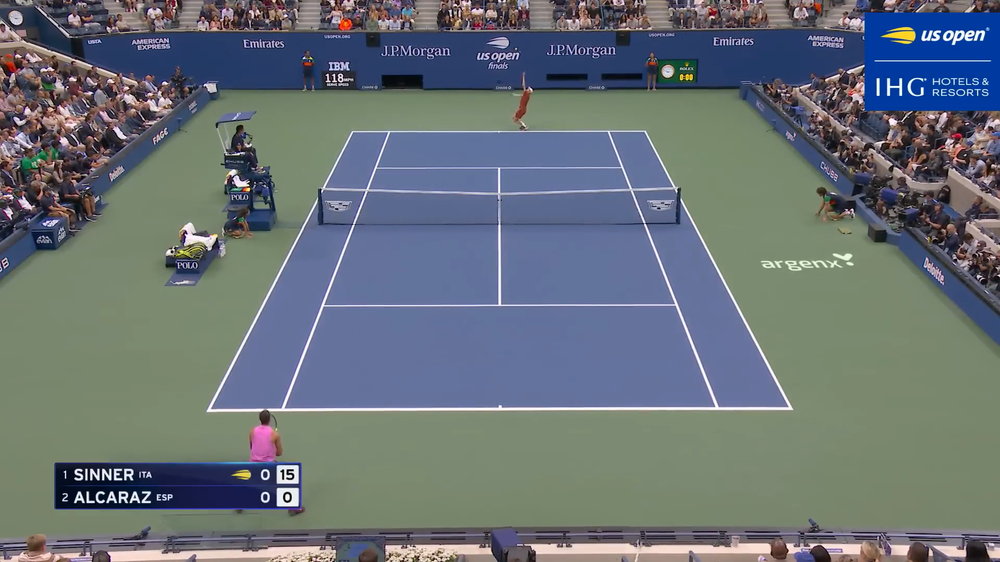
#> input picture tenisUSOpen/dataset/train/images/img1.png, 1000 x 562 px, shrunk from 1919 x 1079 before the run, found by its file name; its folder holds only this picture in this run
$ python 9.superpos_metricas.py
#> lines starting #> are read from the running program, lines starting #| are printed output that depends on the picture; after the words box and inside, x2 and y2 are one past the last pixel; in counts of white or black regions, pixels touching at a corner belong together
import cv2
import numpy as np
import os

DIR_IMAGES = "dataset/images"
DIR_MASKS_MANUAL = "dataset/train/masks_gruesas"
DIR_MASKS_AUTO = "dataset/output_lineas_auto_gruesas"

DIR_OUT_MANUAL = "dataset/overlays_manuales"
DIR_OUT_AUTO = "dataset/overlays_automaticas"

os.makedirs(DIR_OUT_MANUAL, exist_ok=True)
os.makedirs(DIR_OUT_AUTO, exist_ok=True)

def calcular_metricas(mask_true, mask_pred):
    y_true = (mask_true > 127).astype(np.uint8)
    y_pred = (mask_pred > 127).astype(np.uint8)

    intersection = np.logical_and(y_true, y_pred).sum()
    union = np.logical_or(y_true, y_pred).sum()

    iou = intersection / union if union > 0 else 0.0
    dice = (2.0 * intersection) / (y_true.sum() + y_pred.sum()) if (y_true.sum() + y_pred.sum()) > 0 else 0.0

    return iou, dice

def main():
    archivos = [f for f in os.listdir(DIR_IMAGES) if f.lower().endswith(('.jpg', '.png', '.jpeg'))]
    print(f"Procesando {len(archivos)} imágenes para cálculo de métricas...\n")

    for nombre_img in archivos:
        base_name = os.path.splitext(nombre_img)[0]
        ruta_img = os.path.join(DIR_IMAGES, nombre_img)

        ruta_mask_man_png = os.path.join(DIR_MASKS_MANUAL, f"{base_name}.png")
        ruta_mask_man_orig = os.path.join(DIR_MASKS_MANUAL, nombre_img)
        ruta_mask_man = ruta_mask_man_png if os.path.exists(ruta_mask_man_png) else ruta_mask_man_orig

        ruta_mask_auto_png = os.path.join(DIR_MASKS_AUTO, f"{base_name}.png")
        ruta_mask_auto_orig = os.path.join(DIR_MASKS_AUTO, nombre_img)
        ruta_mask_auto = ruta_mask_auto_png if os.path.exists(ruta_mask_auto_png) else ruta_mask_auto_orig

        img_original = cv2.imread(ruta_img)
#> img_original is the input picture: shape (562, 1000, 3); mean B, G, R 118.9, 113.5, 104.9
        mask_manual = cv2.imread(ruta_mask_man, cv2.IMREAD_GRAYSCALE)
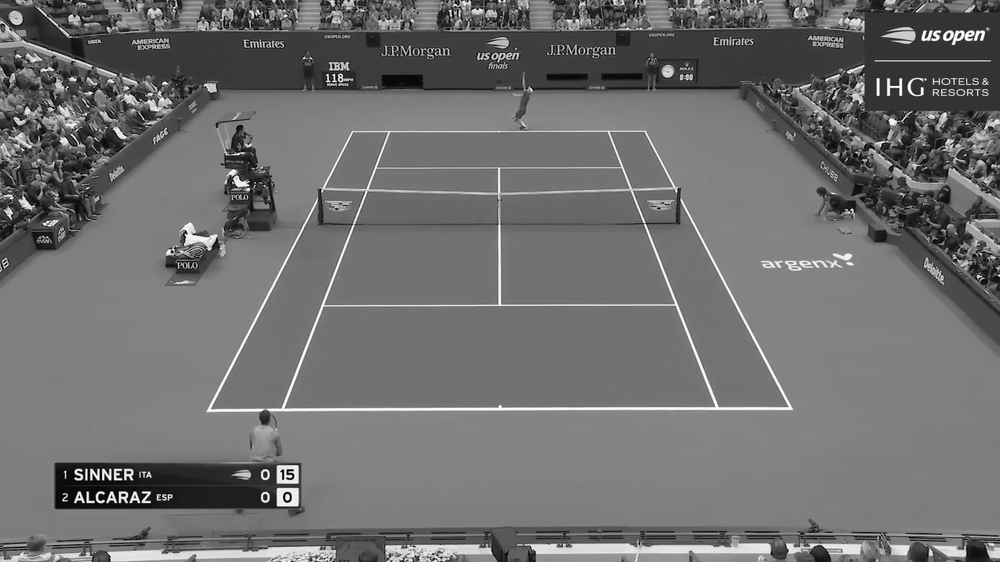
#> mask_manual: shape (562, 1000); min 0, max 255, mean 111
        mask_auto = cv2.imread(ruta_mask_auto, cv2.IMREAD_GRAYSCALE)

        if img_original is None or mask_manual is None or mask_auto is None:
            print(f"Archivos faltantes para {nombre_img}, omitiendo")
            continue

        print(f"Evaluando: {nombre_img}")

        overlay_manual = img_original.copy()
        overlay_auto = img_original.copy()

        overlay_manual[mask_manual == 255] = [0, 0, 255]
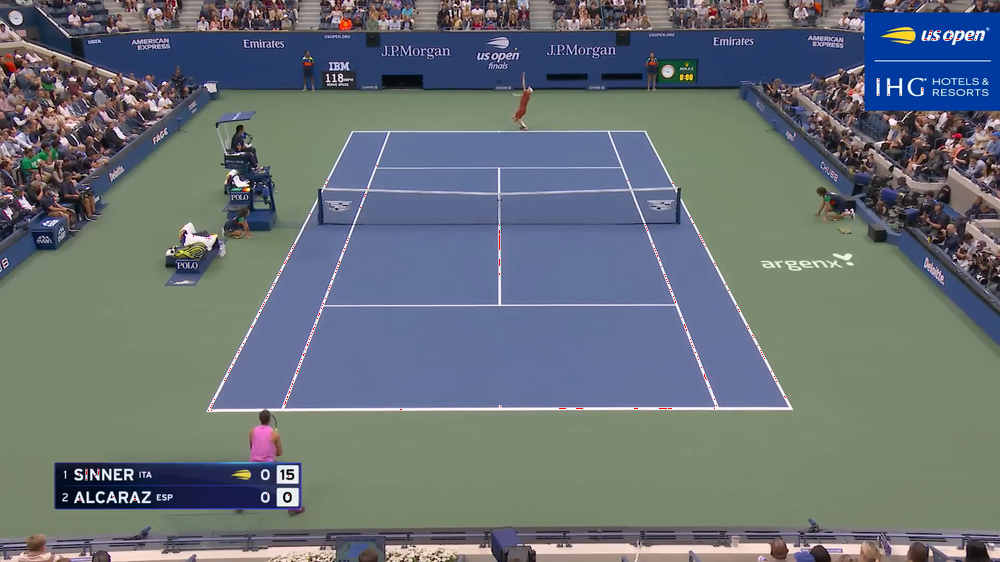
#> overlay_manual: shape (562, 1000, 3); 0.06% of pixels changed, all inside (x1, y1, x2, y2) = (79, 31, 983, 500)
        overlay_auto[mask_auto == 255] = [0, 0, 255]

        cv2.imwrite(os.path.join(DIR_OUT_MANUAL, nombre_img), overlay_manual)
        cv2.imwrite(os.path.join(DIR_OUT_AUTO, nombre_img), overlay_auto)

        iou, dice = calcular_metricas(mask_manual, mask_auto)
#> in calcular_metricas, `y_true = (mask_true > 127).astype(np.uint8)`:
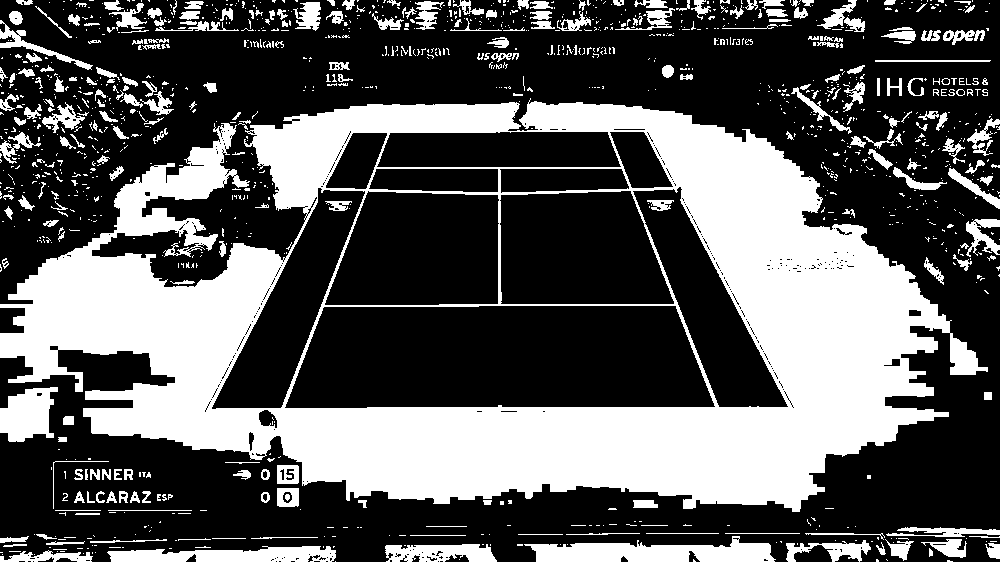
#> y_true: shape (562, 1000); values 0 (black) and 1 (white), 35.1% white; 1231 white regions (964 under 20 px), largest, box (x1, y1, x2, y2) and area: (0, 98, 988, 512) 156104, (524, 536, 776, 562) 4155, (107, 546, 336, 562) 2696
#> in calcular_metricas, `intersection = np.logical_and(y_true, y_pred).sum()`: intersection = 197054
#> in calcular_metricas, `iou = intersection / union if union > 0 else 0.0`: iou = 1
#> iou = 1; dice = 1
        print(f"   -> IoU:  {iou:.4f}")
#|    -> IoU:  1.0000
        print(f"   -> Dice: {dice:.4f}\n")
#|    -> Dice: 1.0000

    print(f"Proceso completado. Overlays guardados en directorios respectivos.")

if __name__ == "__main__":
    main()

$ run again, on tenisUSOpen/dataset/train/images/img2.png
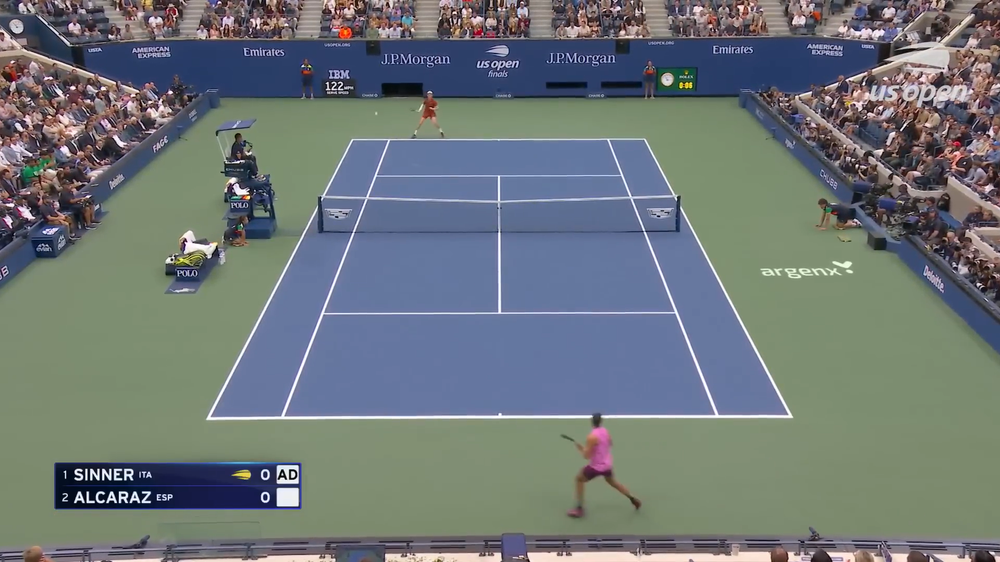
#> input picture tenisUSOpen/dataset/train/images/img2.png, 1000 x 562 px, shrunk from 1919 x 1079 before the run, found by its file name
#> in main, img_original is the input picture: shape (562, 1000, 3); mean B, G, R 120.1, 118.5, 110.6
#> in main, `mask_manual = cv2.imread(ruta_mask_man, cv2.IMREAD_GRAYSCALE)`:
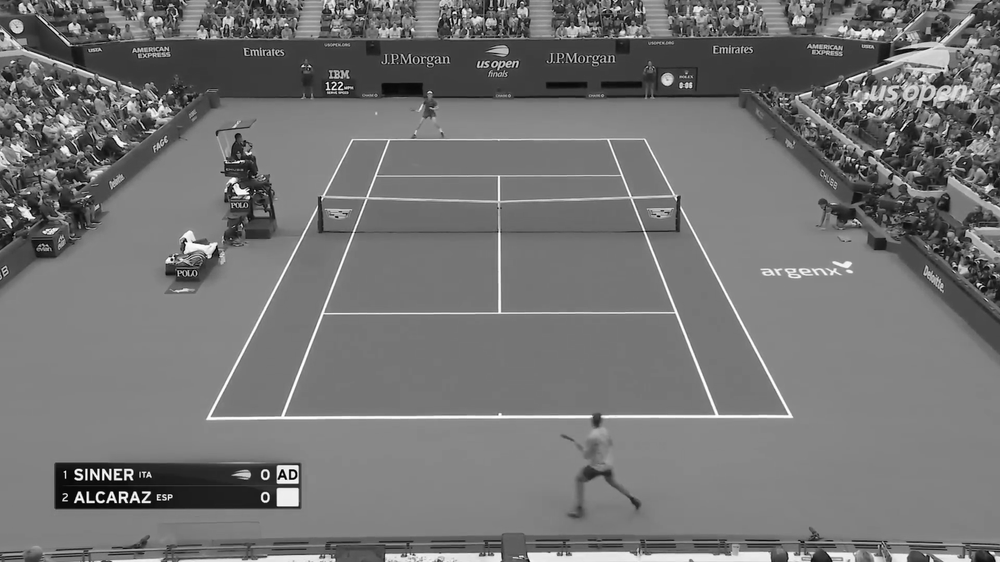
#> mask_manual: shape (562, 1000); min 0, max 255, mean 115.8
#> overlay_manual: shape (562, 1000, 3); 0.07% of pixels changed, all inside (x1, y1, x2, y2) = (31, 84, 902, 500)
#> in calcular_metricas, `y_true = (mask_true > 127).astype(np.uint8)`:
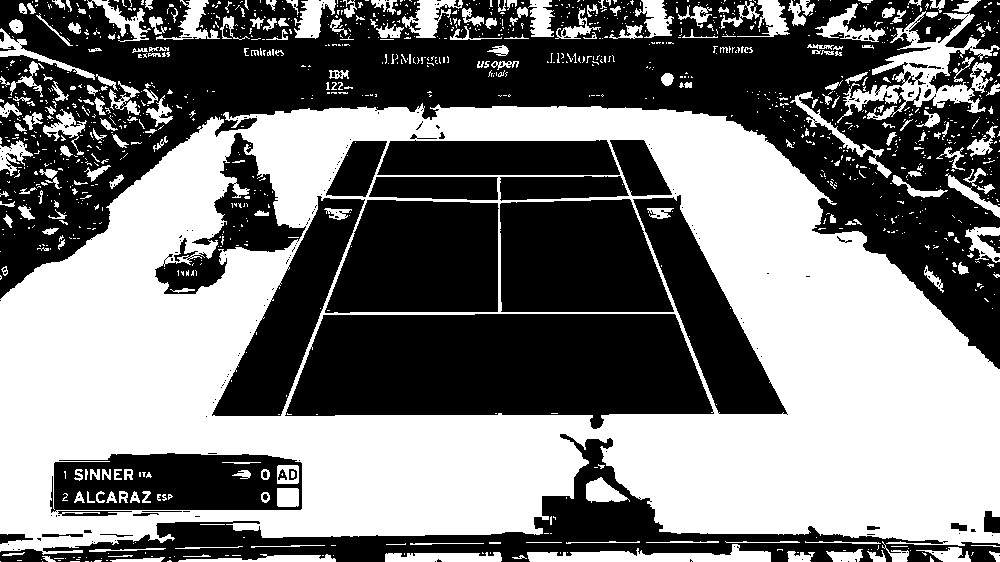
#> y_true: shape (562, 1000); values 0 (black) and 1 (white), 47.8% white; 1265 white regions (1030 under 20 px), largest, box (x1, y1, x2, y2) and area: (0, 103, 1000, 555) 226212, (837, 11, 1000, 123) 5218, (527, 544, 771, 562) 2347
#> intersection = 268720
#> in calcular_metricas, `iou = intersection / union if union > 0 else 0.0`: iou = 1
#|    -> IoU:  1.0000
#|    -> Dice: 1.0000

$ run again, on tenisUSOpen/dataset/train/images/img3.png
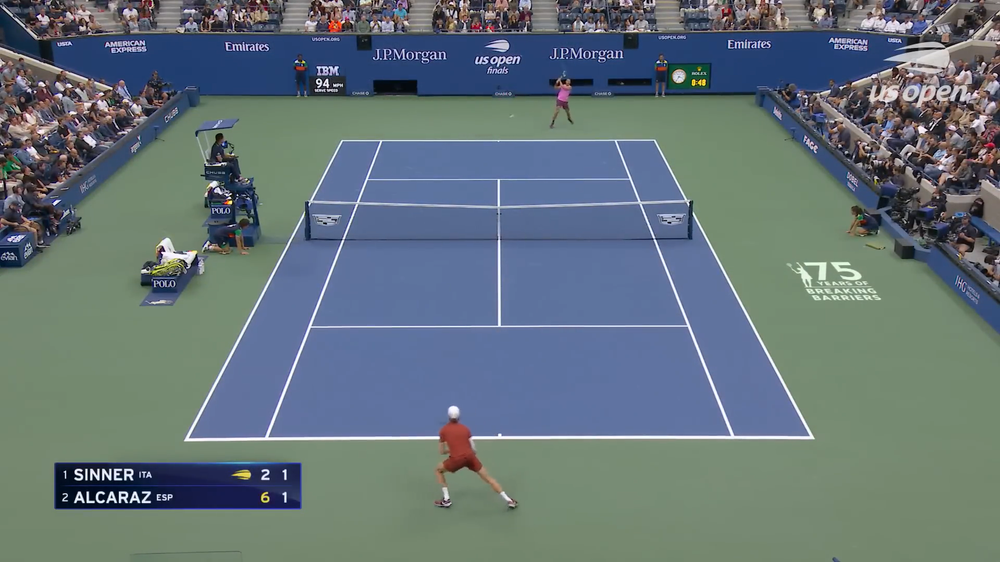
#> input picture tenisUSOpen/dataset/train/images/img3.png, 1000 x 562 px, shrunk from 1919 x 1079 before the run, found by its file name
#> in main, img_original is the input picture: shape (562, 1000, 3); mean B, G, R 121, 115.7, 101
#> in main, `mask_manual = cv2.imread(ruta_mask_man, cv2.IMREAD_GRAYSCALE)`:
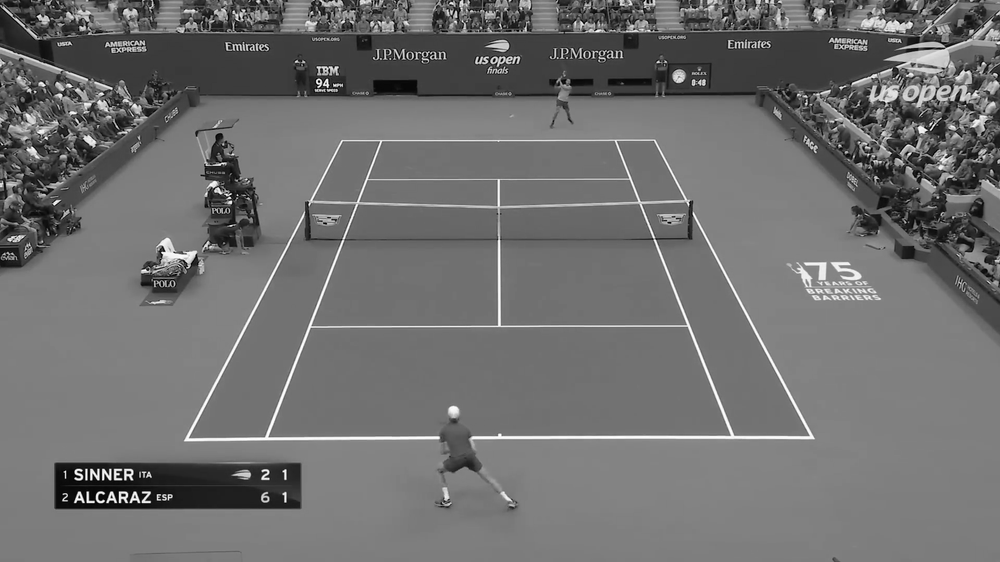
#> mask_manual: shape (562, 1000); min 0, max 255, mean 111.4
#> overlay_manual: shape (562, 1000, 3); 0.01% of pixels changed, all inside (x1, y1, x2, y2) = (77, 31, 698, 500)
#> in calcular_metricas, `y_true = (mask_true > 127).astype(np.uint8)`:
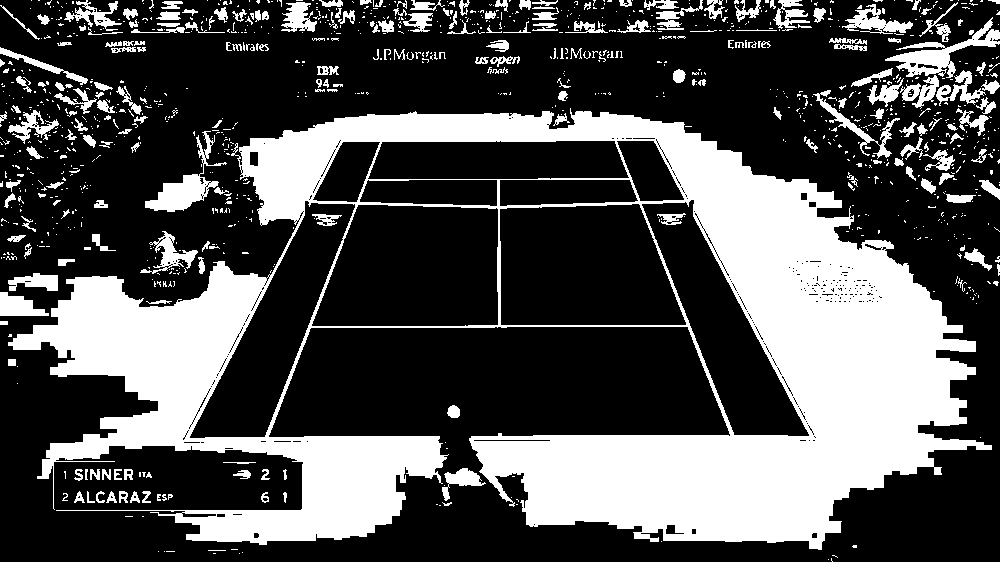
#> y_true: shape (562, 1000); values 0 (black) and 1 (white), 31.6% white; 1104 white regions (874 under 20 px), largest, box (x1, y1, x2, y2) and area: (8, 108, 992, 550) 145965, (885, 17, 1000, 78) 1924, (145, 131, 227, 212) 1748
#> intersection = 177400
#> in calcular_metricas, `iou = intersection / union if union > 0 else 0.0`: iou = 1
#|    -> IoU:  1.0000
#|    -> Dice: 1.0000
